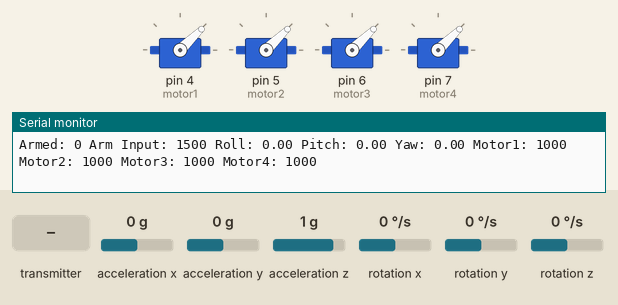
Bench run of a program on a simulated Arduino Mega 2560, built with avr-gcc and run on an emulated ATmega2560. Shown: 4 × servo, the last lines printed to the serial monitor. The inputs (shaded band) are chosen by the test bench; at power-on: rotation x 0 °/s, rotation y 0 °/s, acceleration x 0 g, acceleration y 0 g, acceleration z 1 g, rotation z 0 °/s.

Above: at 5.2 s.
5.3 s: the transmitter starts sending readChannel.4 = 2000
At 5.8 s:
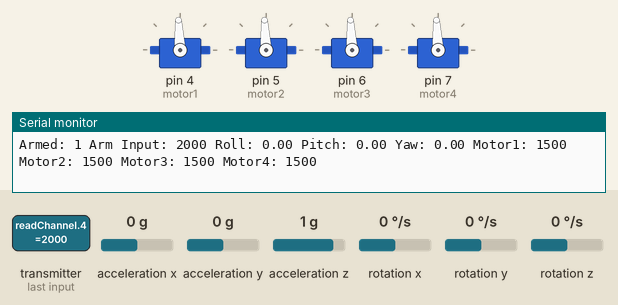
6.8 s: rotation x set to -192 °/s
At 9.0 s:
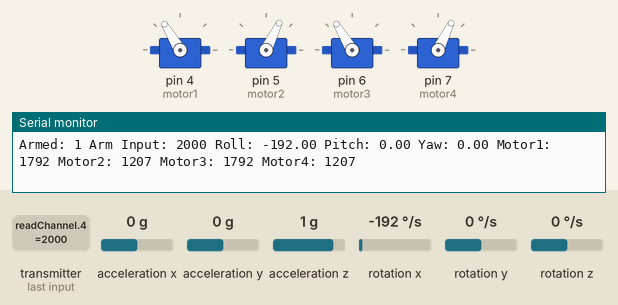
9.3 s: the transmitter starts sending readChannel.1 = 1000
At 9.6 s:
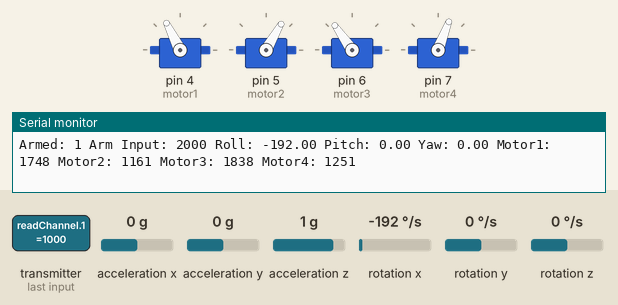
12.3 s: rotation y set to -192 °/s
At 12.7 s:
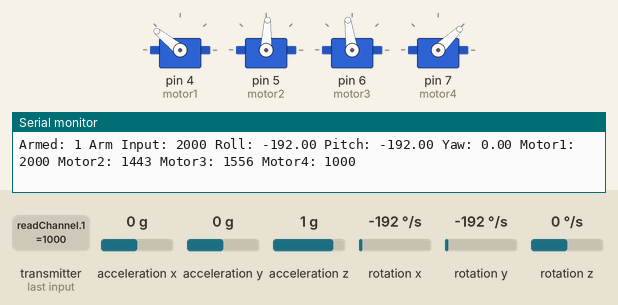
13.8 s: rotation x set to -100 °/s
At 17.4 s:
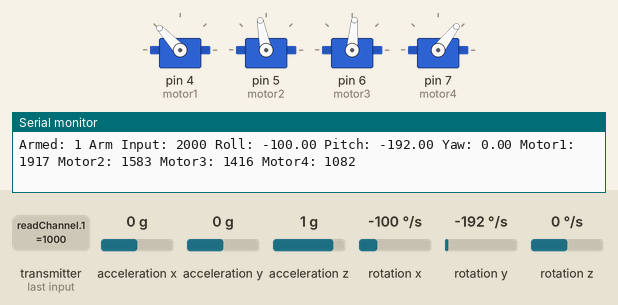
Timing chart, 0 to 17.8 s (numbered marks = the images above; inputs shaded):
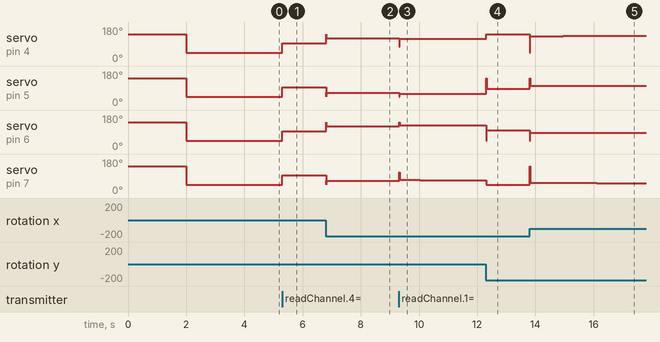

Measured:
- after the input at 5.3 s, servo on pin 4 (motor1), servo on pin 5 (motor2), servo on pin 6 (motor3), servo on pin 7 (motor4): 44° → 93° at once
- after the input at 6.8 s, servo on pin 4 (motor1), servo on pin 6 (motor3): 93° → 121° at once; servo on pin 5 (motor2), servo on pin 7 (motor4): 93° → 65° at once, → 64° 1.0 s later
- after the input at 9.3 s, servo on pin 4 (motor1): 121° → 117° at once; servo on pin 5 (motor2): 64° → 60° at once, → 59° 1.9 s later; servo on pin 6 (motor3): 121° → 125° at once, → 126° 0.53 s later; servo on pin 7 (motor4): 64° → 69° at once, → 68° 0.72 s later
- after the input at 12.3 s, servo on pin 4 (motor1): 117° → 141° at once; servo on pin 5 (motor2): 59° → 87° at once; servo on pin 6 (motor3): 126° → 98° at once; servo on pin 7 (motor4): 68° → 44° at once
- after the input at 13.8 s, servo on pin 4 (motor1): 141° → 132° at once, → 133° 1.1 s later; servo on pin 5 (motor2): 87° → 101° at once; servo on pin 6 (motor3): 98° → 85° at once; servo on pin 7 (motor4): 44° → 53° at once, → 52° 2.3 s later

The program:

main.cpp
```cpp
#include <Wire.h>
#include <Servo.h>
#include <MPU6050.h>
#include <IBusBM.h>

void calibrateESCs();
// MPU6050
MPU6050 mpu;

// Motor control
Servo motor1, motor2, motor3, motor4;

// PID Variables
float roll, pitch, yaw, rollSetpoint = 0, pitchSetpoint = 0, yawSetpoint = 0;
float rollError, pitchError, yawError;
float rollOutput, pitchOutput, yawOutput;
float rollPrevError = 0, pitchPrevError = 0, yawPrevError = 0;
float rollIntegral = 0, pitchIntegral = 0, yawIntegral = 0;
float Kp = 1.5, Ki = 0.01, Kd = 0.2;

// Motor Speeds
int throttle = 1000; // Initial throttle
int motorSpeed1, motorSpeed2, motorSpeed3, motorSpeed4;

// Arming Variables
bool isArmed = false;
const int ARM_CHANNEL = 4;     // Channel 5 (index 4 in zero-based numbering)
const int DISARM_THRESHOLD = 1300;
const int ARM_THRESHOLD = 1700;

// iBus
IBusBM iBus;
int rollInput, pitchInput, throttleInput, yawInput, armInput;

// Time variables
unsigned long prevTime = 0;
float deltaTime;

void setup() {
  Serial.begin(115200);         // For debugging
  Serial1.begin(115200);        // iBus receiver connected to Serial1

  // Initialize iBus
  iBus.begin(Serial1);

  // Initialize MPU6050
  Wire.begin();
  mpu.initialize();
  if (!mpu.testConnection()) {
    Serial.println("MPU6050 connection failed!");
    while (1);
  }

  // Initialize motors
  motor1.attach(4);   // Motor 1
  motor2.attach(5);   // Motor 2
  motor3.attach(6);   // Motor 3
  motor4.attach(7);   // Motor 4

  // Initialize all motors to minimum throttle
  motor1.writeMicroseconds(1000);
  motor2.writeMicroseconds(1000);
  motor3.writeMicroseconds(1000);
  motor4.writeMicroseconds(1000);

  // Calibrate ESCs
  calibrateESCs();
}

void loop() {
  // Read iBus data including arming channel
  if (iBus.readChannel(0)) { // Ensure data is valid
    rollInput = iBus.readChannel(0) - 1500;     // Roll channel
    pitchInput = iBus.readChannel(1) - 1500;    // Pitch channel
    throttleInput = iBus.readChannel(2);        // Throttle channel
    yawInput = iBus.readChannel(3) - 1500;      // Yaw channel
    armInput = iBus.readChannel(ARM_CHANNEL);   // Arm channel (Channel 5)

    // Check arming status
    if (armInput < DISARM_THRESHOLD) {
      isArmed = false;
      // Reset integrals when disarmed to prevent integral windup
      rollIntegral = 0;
      pitchIntegral = 0;
      yawIntegral = 0;
    } else if (armInput > ARM_THRESHOLD) {
      isArmed = true;
    }
  }

  // Only process flight controls if armed
  if (isArmed) {
    // Calculate deltaTime
    unsigned long currentTime = millis();
    deltaTime = (currentTime - prevTime) / 1000.0;
    prevTime = currentTime;

    // Read MPU6050 data
    int16_t ax, ay, az, gx, gy, gz;
    mpu.getMotion6(&ax, &ay, &az, &gx, &gy, &gz);
    roll = gx / 131.0;  // Convert gyro data to roll angle
    pitch = gy / 131.0;
    yaw = gz / 131.0;   // Convert gyro data to yaw angle

    // Set setpoints based on iBus input
    rollSetpoint = map(rollInput, -500, 500, -30, 30);   // Scale roll input
    pitchSetpoint = map(pitchInput, -500, 500, -30, 30); // Scale pitch input
    yawSetpoint = map(yawInput, -500, 500, -30, 30);     // Scale yaw input
    throttle = constrain(throttleInput, 1000, 2000);      // Limit throttle

    // Calculate PID for roll
    rollError = rollSetpoint - roll;
    rollIntegral += rollError * deltaTime;
    float rollDerivative = (rollError - rollPrevError) / deltaTime;
    rollOutput = Kp * rollError + Ki * rollIntegral + Kd * rollDerivative;
    rollPrevError = rollError;

    // Calculate PID for pitch
    pitchError = pitchSetpoint - pitch;
    pitchIntegral += pitchError * deltaTime;
    float pitchDerivative = (pitchError - pitchPrevError) / deltaTime;
    pitchOutput = Kp * pitchError + Ki * pitchIntegral + Kd * pitchDerivative;
    pitchPrevError = pitchError;

    // Calculate PID for yaw
    yawError = yawSetpoint - yaw;
    yawIntegral += yawError * deltaTime;
    float yawDerivative = (yawError - yawPrevError) / deltaTime;
    yawOutput = Kp * yawError + Ki * yawIntegral + Kd * yawDerivative;
    yawPrevError = yawError;

    // Update motor speeds based on PID outputs
    motorSpeed1 = throttle + rollOutput + pitchOutput - yawOutput;  // Front-left motor
    motorSpeed2 = throttle - rollOutput + pitchOutput + yawOutput;  // Front-right motor
    motorSpeed3 = throttle + rollOutput - pitchOutput + yawOutput;  // Rear-left motor
    motorSpeed4 = throttle - rollOutput - pitchOutput - yawOutput;  // Rear-right motor

    // Constrain motor speeds
    motorSpeed1 = constrain(motorSpeed1, 1000, 2000);
    motorSpeed2 = constrain(motorSpeed2, 1000, 2000);
    motorSpeed3 = constrain(motorSpeed3, 1000, 2000);
    motorSpeed4 = constrain(motorSpeed4, 1000, 2000);
  } else {
    // If disarmed, set all motors to minimum throttle
    motorSpeed1 = 1000;
    motorSpeed2 = 1000;
    motorSpeed3 = 1000;
    motorSpeed4 = 1000;
  }

  // Write motor speeds
  motor1.writeMicroseconds(motorSpeed1);
  motor2.writeMicroseconds(motorSpeed2);
  motor3.writeMicroseconds(motorSpeed3);
  motor4.writeMicroseconds(motorSpeed4);

  // Debugging output
  Serial.print("Armed: "); Serial.print(isArmed);
  Serial.print(" Arm Input: "); Serial.print(armInput);
  Serial.print(" Roll: "); Serial.print(roll);
  Serial.print(" Pitch: "); Serial.print(pitch);
  Serial.print(" Yaw: "); Serial.print(yaw);
  Serial.print(" Motor1: "); Serial.print(motorSpeed1);
  Serial.print(" Motor2: "); Serial.print(motorSpeed2);
  Serial.print(" Motor3: "); Serial.print(motorSpeed3);
  Serial.print(" Motor4: "); Serial.println(motorSpeed4);
}

void calibrateESCs() {
  Serial.println("Calibrating ESCs...");

  // Send maximum throttle
  motor1.writeMicroseconds(2000);
  motor2.writeMicroseconds(2000);
  motor3.writeMicroseconds(2000);
  motor4.writeMicroseconds(2000);
  delay(2000); // Wait for ESCs to recognize max throttle

  // Send minimum throttle
  motor1.writeMicroseconds(1000);
  motor2.writeMicroseconds(1000);
  motor3.writeMicroseconds(1000);
  motor4.writeMicroseconds(1000);
  delay(2000); // Wait for ESCs to recognize min throttle

  Serial.println("ESC Calibration Complete!");
}
```
